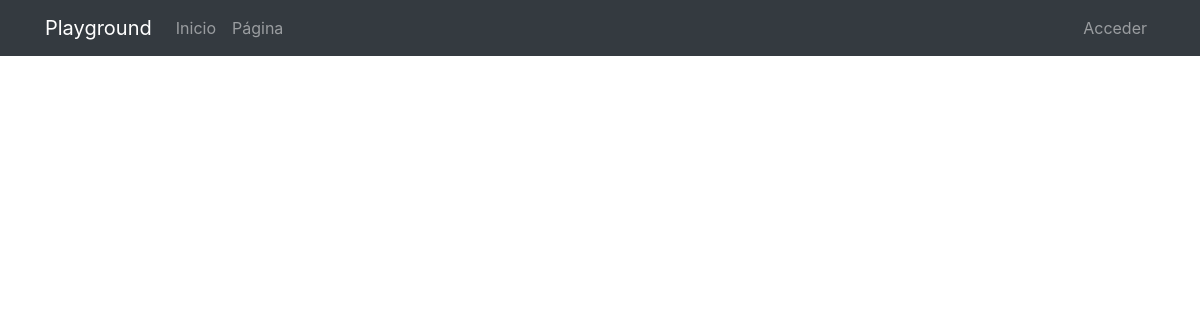
The app's page /pages/, older data.
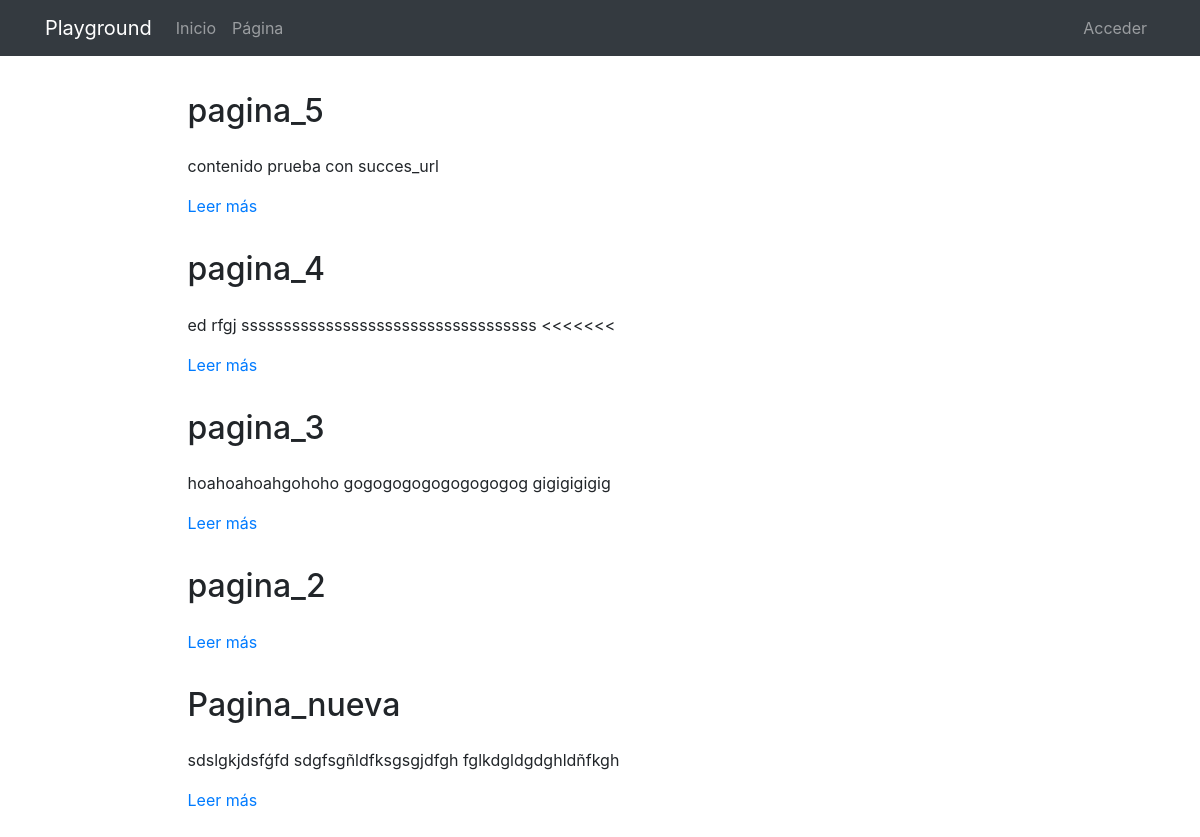
The same page, newer data.
### pages/models.py (models this page shows, shortened)
class Page(models.Model):
    title = models.CharField(verbose_name="Título", max_length=200)
    content = RichTextField(verbose_name="Contenido")
    order = models.SmallIntegerField(verbose_name="Orden", default=0)
    created = models.DateTimeField(auto_now_add=True, verbose_name="Fecha de creación")
    updated = models.DateTimeField(auto_now=True, verbose_name="Fecha de edición")
    class Meta:
        verbose_name = "página"
        verbose_name_plural = "páginas"
        ordering = ['order', 'title']

### pages/views.py (the view)
# urls.py: path('', PageListView.as_view(),  name='pages'),
class PageListView(ListView):
    model= Page

### pages/templates/pages/page_list.html (shortened to what this page needs)
{% extends 'core/base.html' %}
{% load static %}
{% block content %}
<main role="main">
  <div class="container mb-4">
    {% for page in page_list|dictsort:"id" reversed %}
      <div class="row mt-3">
        <div class="col-md-9 mx-auto">
          <h2 class="mb-4">{{page.title}}</h2>
          <div>
            <p>{{page.content|striptags|safe|truncatechars:"200"}}</p>
            <p><a href="{% url 'pages:page' page.id page.title|slugify %}">Leer más</a>
            </p>
          </div>
        </div>
      </div>
    {% endfor %}
  </div>
</main>
{% endblock %}

### core/templates/core/base.html (shortened to what this page needs)
<!DOCTYPE html>
<html lang="es">
  <head>
    {% load static %}
    <link href="{% static 'core/vendor/bootstrap/css/bootstrap.min.css' %}" rel="stylesheet">
    <link href="{% static 'core/vendor/font-awesome/css/font-awesome.min.css' %}" rel="stylesheet" type="text/css">
    <link href="{% static 'core/css/main.css' %}" rel="stylesheet">
  </head>
  <body>
    <body>
      <nav class="navbar navbar-expand-lg navbar-dark bg-dark">
        <div class="container">
          <a class="navbar-brand" href="{% url 'home' %}">Playground</a>
          <div class="collapse navbar-collapse" id="ned">
            <ul class="navbar-nav mr-auto">
              <li class="nav-item">
                <a class="nav-link" href="{% url 'home' %}">Inicio</a>
              </li>
              <li class="nav-item">
                <a class="nav-link" href="{% url 'pages:pages' %}">Página</a>
              </li>
            </ul>
            <ul class="navbar-nav">
              <li class="nav-item">
                <a class="nav-link" href="/admin/">
                  {% if request.user.is_staff %}Admin{% else %}Acceder{% endif %}
                </a>
              </li>
            </ul>
          </div>
        </div>
      </nav>
      {% block content %}{% endblock %}
  </body>
</html>

### pages/templates/pages/pages_menu.html (shortened to what this page needs)
{% load static %}

### core/static/core/css/main.css (style rules this page uses)
main { padding-top: 20px; }
:root { --jumbotron-padding-y: 3rem; }

Row changes from the older to the newer data that the page shows:
added Page: title "pagina_5", content "contenido prueba con succes_url"
added Page: title "pagina_4", content "ed rfgj sssssssssssssssssssssssssssssssssss <<<<<<<"
added Page: title "pagina_3", content "hoahoahoahgohoho gogogogogogogogogog gigigigigig"
added Page: title "pagina_2"
added Page: title "Pagina_nueva", content "sdslgkjdsfǵfd sdgfsgñldfksgsgjdfgh fglkdgldgdghldñfkgh"
